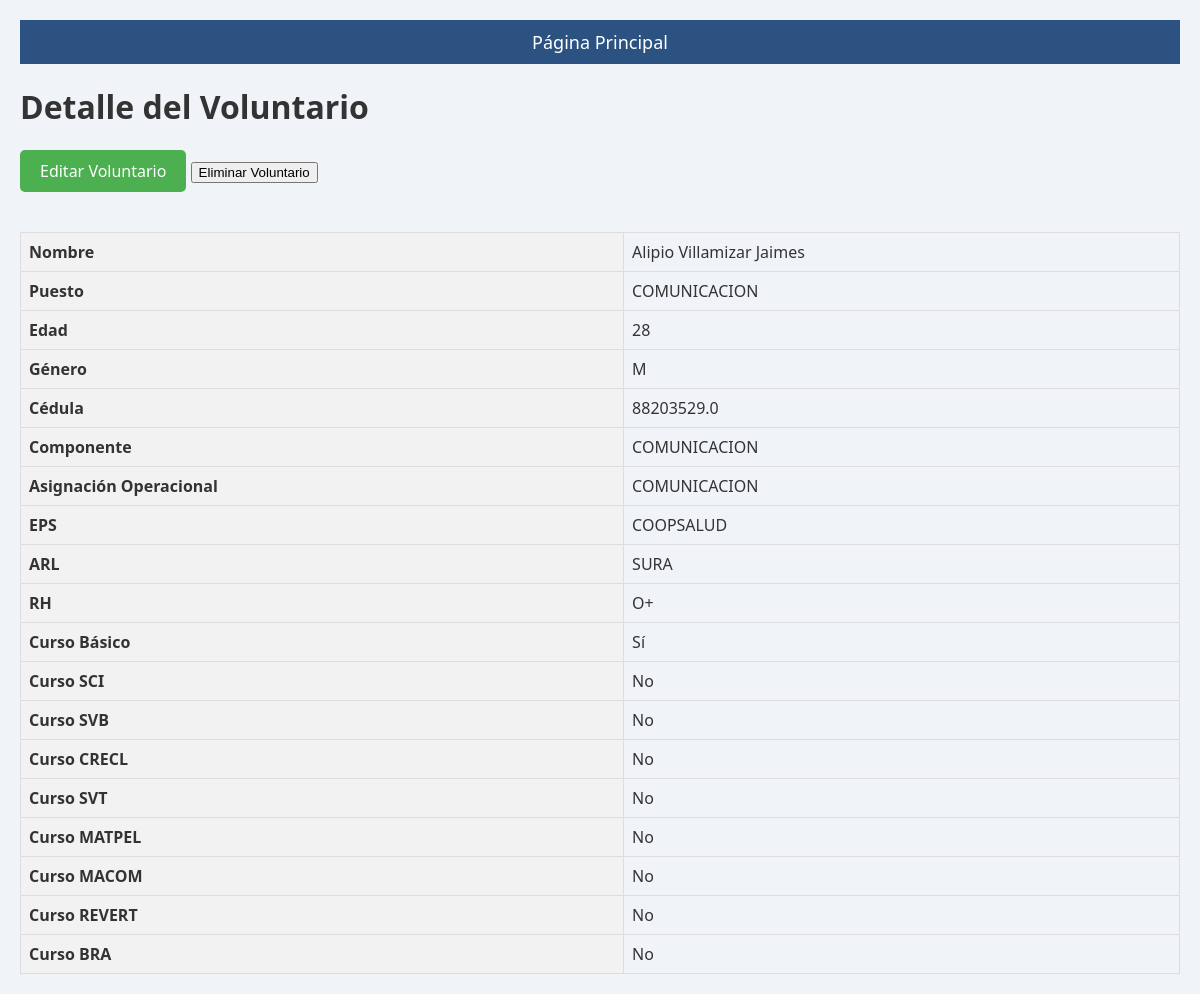
The app's page /voluntario/46/ with its own data.
### apps/integrantes/models.py (models this page shows, shortened)
class MiembroGrupoUSAR(models.Model):
    nombre = models.CharField(max_length=100, null=True)
    puesto = models.CharField(max_length=100, null=True)
    edad = models.IntegerField(null=True)
    genero = models.CharField(max_length=20, null=True)
    cedula = models.CharField(max_length=20,  null=True)
    componente = models.CharField(max_length=50, null=True)
    asignacion_operacional = models.CharField(max_length=100, null=True)
    eps = models.CharField(max_length=50, null=True)
    arl = models.CharField(max_length=50, null=True)
    rh = models.CharField(max_length=100, null=True)
    curso_basico = models.BooleanField(default=False)
    curso_sci = models.BooleanField(default=False)
    curso_svb = models.BooleanField(default=False)
    curso_crecl = models.BooleanField(default=False)
    curso_svt = models.BooleanField(default=False)
    curso_matpel = models.BooleanField(default=False)
    curso_macom = models.BooleanField(default=False)
    curso_revert = models.BooleanField(default=False)
    curso_bra = models.BooleanField(default=False)

### apps/integrantes/views.py (the view)
# urls.py: path('voluntario/<int:pk>/', VoluntarioDetail.as_view(), name='voluntario_detail'),
class VoluntarioDetail(DetailView):
    model=models.MiembroGrupoUSAR
    context_object_name='voluntario'
    template_name='voluntario.html'

### templates/voluntario.html (shortened to what this page needs)
{% extends "base.html" %}
{% block content %}
<h1>Detalle del Voluntario</h1>
<a href="{% url 'editar_miembro' voluntario.pk %}" class="edit-button">Editar Voluntario</a>
<form action="{% url 'eliminar_miembro' voluntario.pk %}" method="post" style="display:inline;">
    <button type="submit" onclick="return confirm('¿Estás seguro de que quieres eliminar a este voluntario?');" class="delete-button">Eliminar Voluntario</button>
</form>
<table>
    <tr>
        <th>Nombre</th>
        <td>{{ voluntario.nombre }}</td>
    </tr>
    <tr>
        <th>Puesto</th>
        <td>{{ voluntario.puesto }}</td>
    </tr>
    <tr>
        <th>Edad</th>
        <td>{{ voluntario.edad }}</td>
    </tr>
    <tr>
        <th>Género</th>
        <td>{{ voluntario.genero }}</td>
    </tr>
    <tr>
        <th>Cédula</th>
        <td>{{ voluntario.cedula }}</td>
    </tr>
    <tr>
        <th>Componente</th>
        <td>{{ voluntario.componente }}</td>
    </tr>
    <tr>
        <th>Asignación Operacional</th>
        <td>{{ voluntario.asignacion_operacional }}</td>
    </tr>
    <tr>
        <th>EPS</th>
        <td>{{ voluntario.eps }}</td>
    </tr>
    <tr>
        <th>ARL</th>
        <td>{{ voluntario.arl }}</td>
    </tr>
    <tr>
        <th>RH</th>
        <td>{{ voluntario.rh }}</td>
    </tr>
    <tr>
        <th>Curso Básico</th>
        <td>{{ voluntario.curso_basico|yesno:"Sí,No" }}</td>
    </tr>
    <tr>
        <th>Curso SCI</th>
        <td>{{ voluntario.curso_sci|yesno:"Sí,No" }}</td>
    </tr>
    <tr>
        <th>Curso SVB</th>
        <td>{{ voluntario.curso_svb|yesno:"Sí,No" }}</td>
    </tr>
    <tr>
        <th>Curso CRECL</th>
        <td>{{ voluntario.curso_crecl|yesno:"Sí,No" }}</td>
    </tr>
    <tr>
        <th>Curso SVT</th>
        <td>{{ voluntario.curso_svt|yesno:"Sí,No" }}</td>
    </tr>
    <tr>
        <th>Curso MATPEL</th>
        <td>{{ voluntario.curso_matpel|yesno:"Sí,No" }}</td>
    </tr>
    <tr>
        <th>Curso MACOM</th>
        <td>{{ voluntario.curso_macom|yesno:"Sí,No" }}</td>
    </tr>
    <tr>
        <th>Curso REVERT</th>
        <td>{{ voluntario.curso_revert|yesno:"Sí,No" }}</td>
    </tr>
    <tr>
        <th>Curso BRA</th>
        <td>{{ voluntario.curso_bra|yesno:"Sí,No" }}</td>
    </tr>
</table>
{% endblock %}

### static/styles.css (style rules this page uses)
body { font-family: 'Segoe UI', Tahoma, Geneva, Verdana, sans-serif; background-color: #f0f4f8; margin: 0; padding: 20px; color: #333; }
.edit-button { display: inline-block; padding: 10px 20px; background-color: #4CAF50; color: white; text-decoration: none; border-radius: 5px; margin-bottom: 20px; }

### templates/base.html (style rules this page uses)
table { width: 100%; border-collapse: collapse; margin-top: 20px; }
th, td { border: 1px solid #ddd; padding: 8px; text-align: left; }
th { background-color: #f2f2f2; }

### records on screen
MiembroGrupoUSAR: nombre "Alipio Villamizar Jaimes", puesto "COMUNICACION", edad "28", genero "M", cedula "88203529.0", componente "COMUNICACION", asignacion_operacional "COMUNICACION", eps "COOPSALUD", arl "SURA", rh "O+", curso_basico "Sí", curso_sci "No", curso_svb "No", curso_crecl "No", curso_svt "No", curso_matpel "No", curso_macom "No", curso_revert "No", curso_bra "No"
